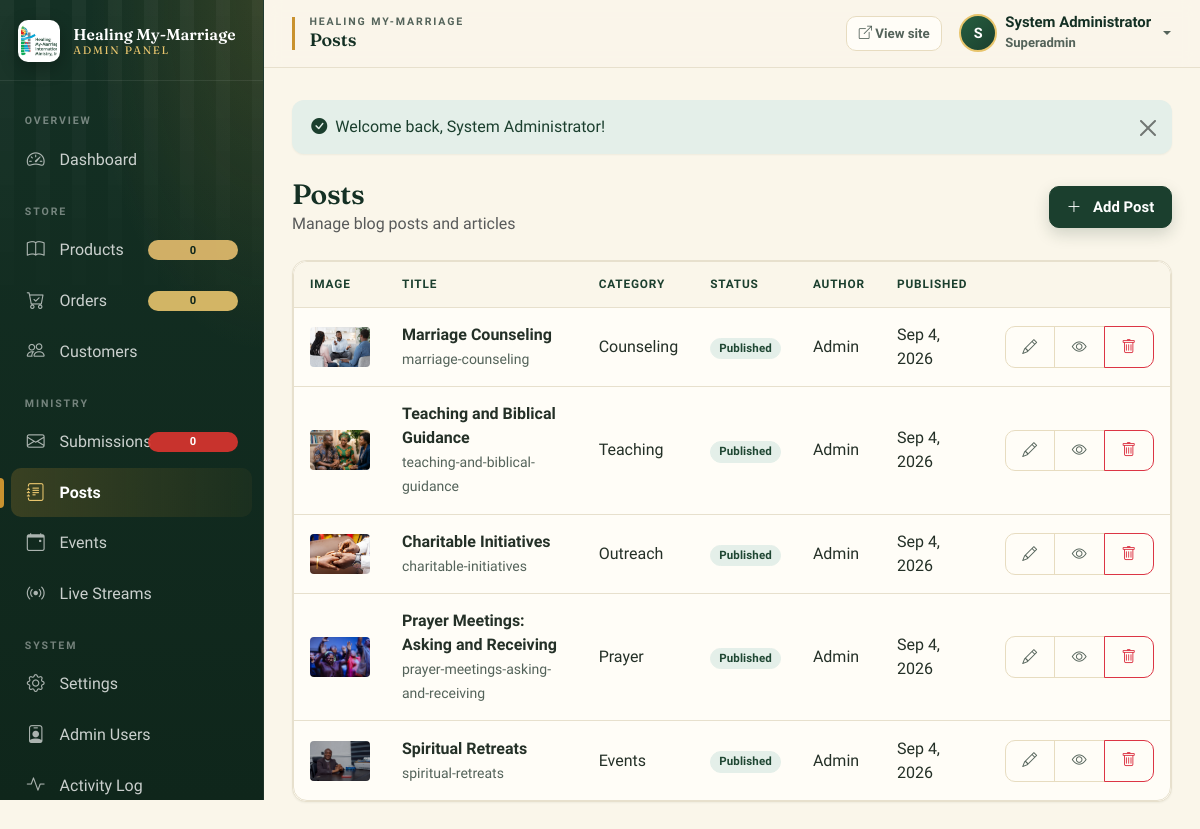
The page /admin/posts.php (signed in) on the database its author committed.
### tables this page shows
CREATE TABLE `posts` (
  `id` int(10) UNSIGNED NOT NULL,
  `slug` varchar(150) NOT NULL,
  `title` varchar(200) NOT NULL,
  `excerpt` text DEFAULT '',
  `content` longtext DEFAULT '',
  `featured_image` varchar(255) DEFAULT '',
  `category` varchar(100) DEFAULT '',
  `author_id` int(10) UNSIGNED DEFAULT NULL,
  `status` enum('draft','published','archived') DEFAULT 'draft',
  `published_at` datetime DEFAULT NULL,
  `meta_title` varchar(200) DEFAULT '',
  `meta_description` varchar(300) DEFAULT '',
  `view_count` int(10) UNSIGNED DEFAULT 0,
  `created_at` datetime DEFAULT current_timestamp(),
  `updated_at` datetime DEFAULT current_timestamp() ON UPDATE current_timestamp()
);

### admin/posts.php (the view, shortened to what the rows shown need)
<?php
require_once __DIR__ . '/includes/header.php';
$action = $_GET['action'] ?? 'list';
$posts = Database::fetchAll("SELECT * FROM posts ORDER BY created_at DESC");
?>
<div class="d-flex justify-content-between align-items-center mb-4 flex-wrap gap-2">
    <div>
        <h2 class="h3 mb-0"><?= $action === 'list' ? 'Posts' : ($action === 'edit' ? 'Edit Post' : 'Add Post') ?></h2>
    </div>
</div>
<?php if ($action === 'list'): ?>
<div class="card">
    <div class="card-body p-0">
        <?php if ($posts): ?>
        <div class="table-responsive">
            <table class="table table-hover mb-0">
                <thead>
                    <tr>
                        <th style="width: 80px;">Image</th>
                        <th>Title</th>
                        <th>Category</th>
                        <th>Status</th>
                        <th>Author</th>
                        <th>Published</th>
                        <th></th>
                    </tr>
                </thead>
                <tbody>
                    <?php foreach ($posts as $p): ?>
                    <tr>
                        <td>
                            <?php if ($p['featured_image']): ?>
                            <img src="<?= h(url($p['featured_image'])) ?>" alt="" style="width: 60px; height: 40px; object-fit: cover; border-radius: 4px;">
                            <?php else: ?>
                            <div class="bg-light d-flex align-items-center justify-content-center" style="width: 60px; height: 40px; border-radius: 4px;"><small class="text-muted">No img</small></div>
                            <?php endif; ?>
                        </td>
                        <td>
                            <strong><?= h($p['title']) ?></strong>
                            <br><small class="text-muted"><?= h($p['slug']) ?></small>
                        </td>
                        <td><?= h($p['category'] ?: '—') ?></td>
                        <td>
                            <span class="badge bg-<?= $p['status'] === 'published' ? 'published' : ($p['status'] === 'draft' ? 'draft' : 'archived') ?>">
                                <?= ucfirst($p['status']) ?>
                            </span>
                        </td>
                        <td><?= h($p['author_id'] ? 'Admin' : '—') ?></td>
                        <td><?= $p['published_at'] ? fmt_date($p['published_at'], 'M j, Y') : '—' ?></td>
                        <td>
                            <div class="btn-group btn-group-sm">
                                <a href="<?= h(url('admin/posts.php?action=edit&id=' . $p['id'])) ?>" class="btn btn-outline-secondary" title="Edit"><i class="bi bi-pencil"></i></a>
                                <a href="<?= h(url('admin/posts.php?action=view&id=' . $p['id'])) ?>" class="btn btn-outline-secondary" title="View" target="_blank"><i class="bi bi-eye"></i></a>
                                <button class="btn btn-outline-danger" data-confirm="Delete '<?= h($p['title']) ?>'?" onclick="deleteItem(<?= $p['id'] ?>, 'posts')"><i class="bi bi-trash"></i></button>
                            </div>
                        </td>
                    </tr>
                    <?php endforeach; ?>
                </tbody>
            </table>
        </div>
        <?php else: ?>
        <div class="empty-state p-5"><i class="bi bi-journal-text"></i><h5>No posts yet</h5><a href="<?= h(url('admin/posts.php?action=add')) ?>" class="btn btn-forest mt-3">Create First Post</a></div>
        <?php endif; ?>
    </div>
</div>
<?php endif; ?>
<?php require_once __DIR__ . '/includes/footer.php'; ?>

### admin/includes/header.php (shortened to what the rows shown need)
<?php
require_once __DIR__ . '/../../includes/auth.php';
require_once __DIR__ . '/../../includes/db.php';
$admin = admin_user();
?>
<!doctype html>
<html lang="en">
<head>
<link href="<?= h(asset('vendor/bootstrap/bootstrap.min.css')) ?>" rel="stylesheet">
<link href="<?= h(asset('vendor/bootstrap-icons/bootstrap-icons.min.css')) ?>" rel="stylesheet">
<link href="<?= h(asset('admin/css/admin.css')) ?>" rel="stylesheet">
</head>
<body>
<div class="admin-wrapper">
    <div class="admin-main">
        <header class="admin-topbar">
            <div class="d-flex align-items-center justify-content-between w-100 gap-3">
                <div class="d-flex align-items-center gap-2 gap-md-3">
                    <div class="dropdown">
                        <button class="btn btn-link p-0 d-flex align-items-center gap-2 dropdown-toggle text-decoration-none" type="button" data-bs-toggle="dropdown" aria-expanded="false">
                            <span class="avatar-circle"><?= h(strtoupper($admin['full_name'][0])) ?></span>
                            <span class="d-none d-md-inline text-start">
                                <span style="display:block; line-height:1.1; font-weight:600; color:var(--forest-900);"><?= h($admin['full_name']) ?></span>
                                <small style="color:var(--muted); text-transform:capitalize;"><?= h($admin['role']) ?></small>
                            </span>
                        </button>
                    </div>
                </div>
            </div>
        </header>
        <main class="admin-content">

### rows shown on the page
posts: shows a picture, title "Marriage Counseling", slug "marriage-counseling", category "Counseling", status "Published", author "Admin", published_at "Sep 4, 2026"
posts: shows a picture, title "Teaching and Biblical Guidance", slug "teaching-and-biblical-guidance", category "Teaching", status "Published", author "Admin", published_at "Sep 4, 2026"
posts: shows a picture, title "Charitable Initiatives", slug "charitable-initiatives", category "Outreach", status "Published", author "Admin", published_at "Sep 4, 2026"
posts: shows a picture, title "Prayer Meetings: Asking and Receiving", slug "prayer-meetings-asking-and-receiving", category "Prayer", status "Published", author "Admin", published_at "Sep 4, 2026"
posts: shows a picture, title "Spiritual Retreats", slug "spiritual-retreats", category "Events", status "Published", author "Admin", published_at "Sep 4, 2026"

### other values the page prints
$siteName "Healing My-Marriage"
$siteName "HEALING MY-MARRIAGE"
$page_title "Posts"
$admin['full_name'][0] "S"
$admin['full_name'] "System Administrator"
$admin['role'] "Superadmin"
$flash['message'] "Welcome back, System Administrator!"
